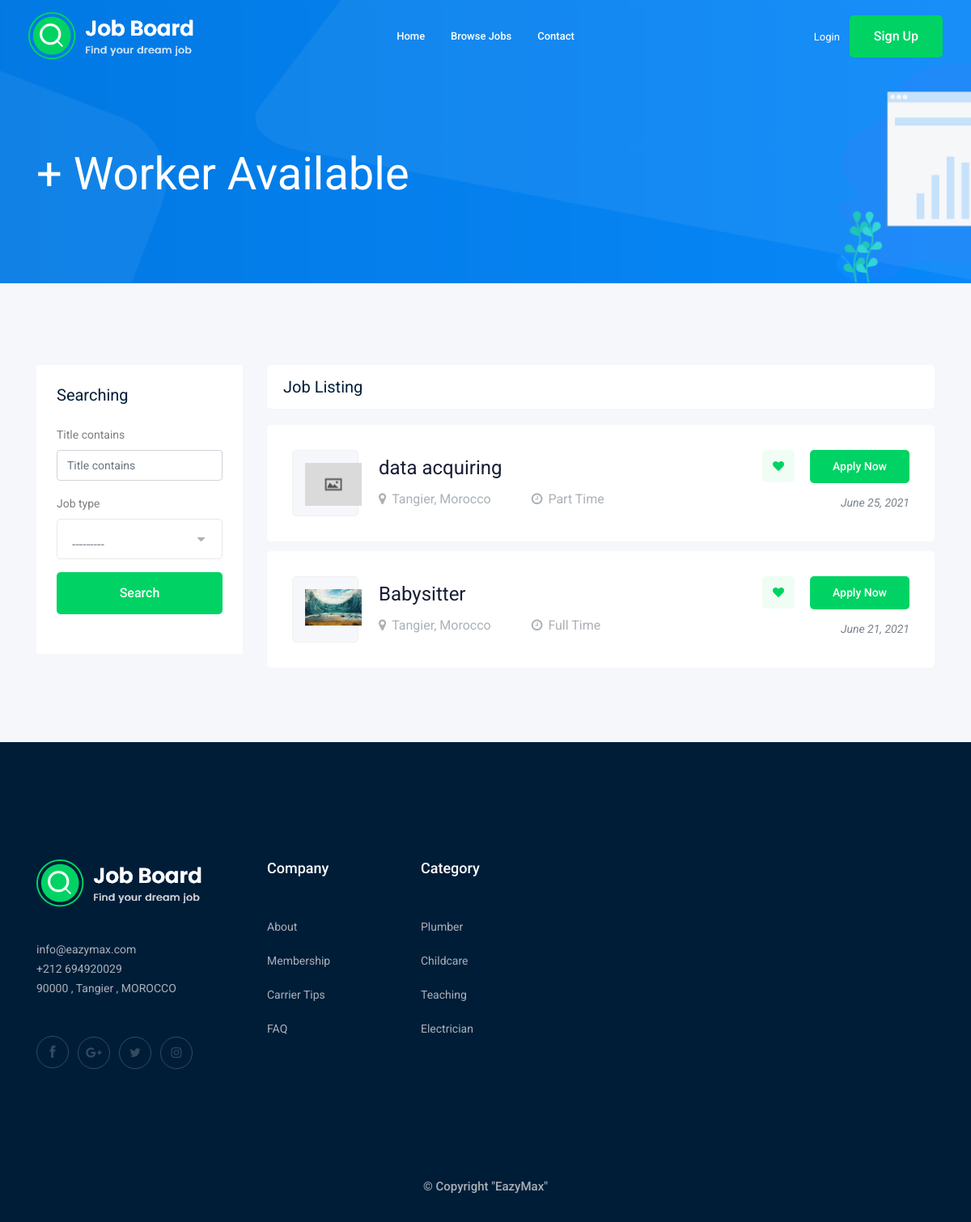
The app's page /childcare/, older data.
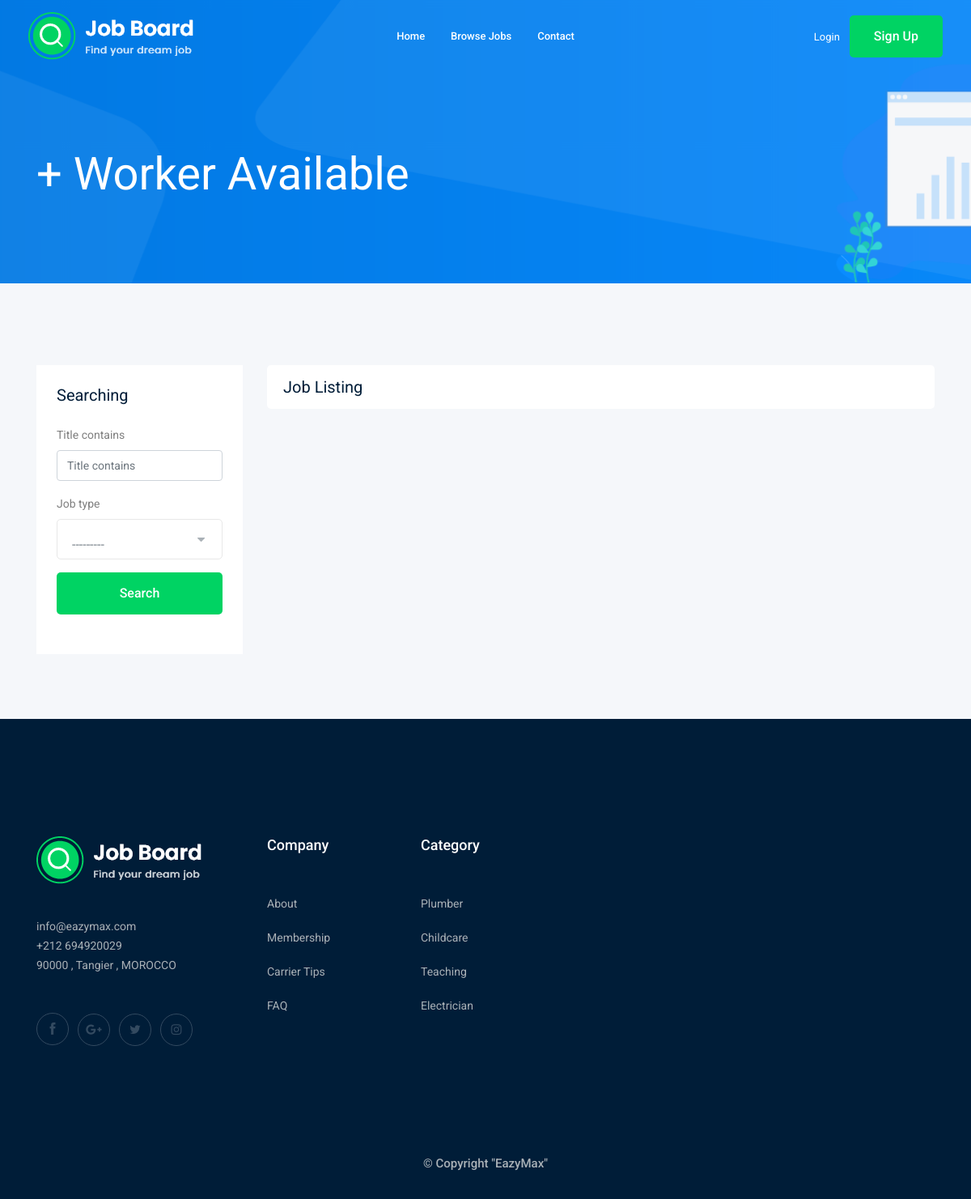
The same page, newer data.
### jobs/models.py (models this page shows, shortened)
class Job(models.Model):
    JOB_TYPE = (
        ('Full Time','Full Time'),
        ('Part Time','Part Time')
    )
    title = models.CharField(max_length=250)
    poster = models.ForeignKey(User,related_name='job_poster',on_delete=models.CASCADE)
    description = models.TextField(default="What ill do : \nExperience : \nPrice : ",max_length=2000,blank=True,null=True)
    job_type = models.CharField(max_length=100,choices=JOB_TYPE,null=True,blank=True)
    date_posted = models.DateTimeField(auto_now_add=True)
    featured = models.BooleanField(default=False)
    image = models.ImageField(upload_to=image_upload,default="jobs/default.jpg")
    category = models.ForeignKey(Category,on_delete=models.CASCADE)
    slug = models.SlugField(null=True,blank=True)
    class Meta:
        ordering = ('-date_posted',)

### home/views.py (the view)
# urls.py: path('childcare/',childcare,name="childcare"),
def childcare(request):
    jobs = Job.objects.filter(category=3)
    filter = JobFilter2(request.GET,queryset=jobs)
    jobs = filter.qs
    paginator = Paginator(jobs,9)
    page_number = request.GET.get('page')
    page_obj = paginator.get_page(page_number)
    context = {
        'jobs' : page_obj,
        'filter' : filter
    }
    return render(request,'categories/childcare.html',context)

### home/templates/categories/childcare.html (shortened to what this page needs)
{% extends 'base.html' %}
{% load bootstrap4 %}
{% block content %}
    <div class="bradcam_area bradcam_bg_1">
        <div class="container">
            <div class="row">
                <div class="col-xl-12">
                    <div class="bradcam_text">
                        <h3>{{jobs.count}}+ Worker Available</h3>
                    </div>
                </div>
            </div>
        </div>
    </div>
    <div class="job_listing_area plus_padding">
        <div class="container">
            <div class="row">
                <div class="col-lg-3">
                    <div class="job_filter white-bg">
                        <div class="form_inner white-bg">
                            <h3>Searching</h3>
                            <form method="GET">
                                {% bootstrap_form filter.form %}
                                <button  class="boxed-btn3 w-100 mt-3" type="submit">Search</button>
                            </form>
                        </div>
                        <br>
                    </div>
                </div>
                <div class="col-lg-9">
                    <div class="recent_joblist_wrap">
                        <div class="recent_joblist white-bg ">
                            <div class="row align-items-center">
                                <div class="col-md-6">
                                    <h4>Job Listing</h4>
                                </div>
                            </div>
                        </div>
                    </div>
                    <div class="job_lists m-0">
                        <div class="row">
                            {% for job in jobs %}
                                <div class="col-lg-12 col-md-12">
                                    <div class="single_jobs white-bg d-flex justify-content-between">
                                        <div class="jobs_left d-flex align-items-center">
                                            <div class="thumb">
                                                <img style="width: 70px;" src="{{job.image.url}}"alt="">
                                            </div>
                                            <div class="jobs_conetent">
                                                <a href="{% url 'jobs:job_detail' job.slug %}"><h4>{{job.title}}</h4></a>
                                                <div class="links_locat d-flex align-items-center">
                                                    <div class="location">
                                                        <p> <i class="fa fa-map-marker"></i>Tangier, Morocco</p>
                                                    </div>
                                                    <div class="location">
                                                        <p> <i class="fa fa-clock-o"></i>{{job.job_type}}</p>
                                                    </div>
                                                </div>
                                            </div>
                                        </div>
                                        <div class="jobs_right">
                                            <div class="apply_now">
                                                <a class="heart_mark" href="#"> <i class="fa fa-heart"></i> </a>
                                                <a href="{% url 'jobs:job_detail' job.slug %}" class="boxed-btn3">Apply Now</a>
                                            </div>
                                            <div class="date">
                                                <p>{{job.date_posted|date:"F d, Y"}}</p>
                                            </div>
                                        </div>
                                    </div>
                                </div>
                            {% endfor %}
                        </div>
                    </div>
                </div>
            </div>
        </div>
    </div>
{% endblock %}

Row changes from the older to the newer data that the page shows:
removed Job: image (placeholder picture), title "data acquiring", job_type "Part Time", date_posted "June 25, 2021"
removed Job: image (picture), title "Babysitter", job_type "Full Time", date_posted "June 21, 2021"
